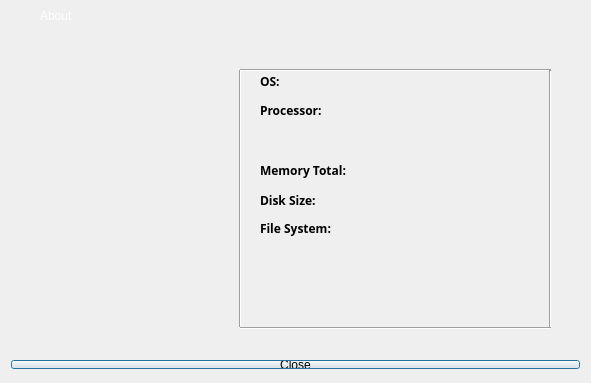
<?xml version="1.0" encoding="UTF-8"?>
<ui version="4.0">
 <class>info</class>
 <widget class="QDialog" name="info">
  <property name="geometry">
   <rect>
    <x>0</x>
    <y>0</y>
    <width>591</width>
    <height>383</height>
   </rect>
  </property>
  <property name="windowTitle">
   <string>info</string>
  </property>
  <widget class="QWidget" name="widget" native="true">
   <property name="geometry">
    <rect>
     <x>0</x>
     <y>0</y>
     <width>591</width>
     <height>31</height>
    </rect>
   </property>
   <widget class="QLabel" name="label">
    <property name="geometry">
     <rect>
      <x>40</x>
      <y>0</y>
      <width>67</width>
      <height>31</height>
     </rect>
    </property>
    <property name="styleSheet">
     <string notr="true">color: rgb(255, 255, 255);</string>
    </property>
    <property name="text">
     <string>About</string>
    </property>
   </widget>
   <widget class="QPushButton" name="pushButton">
    <property name="geometry">
     <rect>
      <x>0</x>
      <y>0</y>
      <width>41</width>
      <height>31</height>
     </rect>
    </property>
    <property name="text">
     <string/>
    </property>
    <property name="icon">
     <iconset resource="resource.qrc">
      <normaloff>:/go-previous.png</normaloff>:/go-previous.png</iconset>
    </property>
    <property name="autoDefault">
     <bool>false</bool>
    </property>
    <property name="flat">
     <bool>true</bool>
    </property>
   </widget>
  </widget>
  <widget class="QLabel" name="label_2">
   <property name="geometry">
    <rect>
     <x>20</x>
     <y>50</y>
     <width>201</width>
     <height>251</height>
    </rect>
   </property>
   <property name="text">
    <string/>
   </property>
   <property name="pixmap">
    <pixmap resource="resource.qrc">:/ubuntu-mate-logo.png</pixmap>
   </property>
  </widget>
  <widget class="QLabel" name="label_3">
   <property name="geometry">
    <rect>
     <x>260</x>
     <y>120</y>
     <width>281</width>
     <height>31</height>
    </rect>
   </property>
   <property name="text">
    <string/>
   </property>
  </widget>
  <widget class="QLabel" name="label_4">
   <property name="geometry">
    <rect>
     <x>260</x>
     <y>100</y>
     <width>81</width>
     <height>21</height>
    </rect>
   </property>
   <property name="font">
    <font>
     <family>Noto Sans</family>
     <weight>75</weight>
     <bold>true</bold>
    </font>
   </property>
   <property name="text">
    <string>Processor:</string>
   </property>
  </widget>
  <widget class="QLabel" name="label_5">
   <property name="geometry">
    <rect>
     <x>260</x>
     <y>160</y>
     <width>111</width>
     <height>21</height>
    </rect>
   </property>
   <property name="font">
    <font>
     <family>Noto Sans</family>
     <weight>75</weight>
     <bold>true</bold>
    </font>
   </property>
   <property name="text">
    <string>Memory Total:</string>
   </property>
  </widget>
  <widget class="QLabel" name="label_6">
   <property name="geometry">
    <rect>
     <x>370</x>
     <y>160</y>
     <width>211</width>
     <height>21</height>
    </rect>
   </property>
   <property name="text">
    <string/>
   </property>
  </widget>
  <widget class="QLabel" name="label_7">
   <property name="geometry">
    <rect>
     <x>260</x>
     <y>190</y>
     <width>71</width>
     <height>21</height>
    </rect>
   </property>
   <property name="font">
    <font>
     <family>Noto Sans</family>
     <weight>75</weight>
     <bold>true</bold>
    </font>
   </property>
   <property name="text">
    <string>Disk Size:</string>
   </property>
  </widget>
  <widget class="QLabel" name="label_8">
   <property name="geometry">
    <rect>
     <x>330</x>
     <y>190</y>
     <width>271</width>
     <height>21</height>
    </rect>
   </property>
   <property name="text">
    <string/>
   </property>
  </widget>
  <widget class="QLabel" name="label_9">
   <property name="geometry">
    <rect>
     <x>260</x>
     <y>66</y>
     <width>31</width>
     <height>31</height>
    </rect>
   </property>
   <property name="font">
    <font>
     <family>Noto Sans</family>
     <weight>75</weight>
     <bold>true</bold>
    </font>
   </property>
   <property name="text">
    <string>OS:</string>
   </property>
  </widget>
  <widget class="QLabel" name="label_10">
   <property name="geometry">
    <rect>
     <x>290</x>
     <y>70</y>
     <width>211</width>
     <height>41</height>
    </rect>
   </property>
   <property name="text">
    <string/>
   </property>
  </widget>
  <widget class="QWidget" name="verticalLayoutWidget">
   <property name="geometry">
    <rect>
     <x>0</x>
     <y>349</y>
     <width>591</width>
     <height>31</height>
    </rect>
   </property>
   <layout class="QVBoxLayout" name="verticalLayout">
    <item>
     <widget class="QPushButton" name="pushButton_2">
      <property name="text">
       <string>Close</string>
      </property>
     </widget>
    </item>
   </layout>
  </widget>
  <widget class="Line" name="line">
   <property name="geometry">
    <rect>
     <x>230</x>
     <y>70</y>
     <width>20</width>
     <height>257</height>
    </rect>
   </property>
   <property name="orientation">
    <enum>Qt::Vertical</enum>
   </property>
  </widget>
  <widget class="Line" name="line_2">
   <property name="geometry">
    <rect>
     <x>240</x>
     <y>62</y>
     <width>311</width>
     <height>16</height>
    </rect>
   </property>
   <property name="orientation">
    <enum>Qt::Horizontal</enum>
   </property>
  </widget>
  <widget class="Line" name="line_3">
   <property name="geometry">
    <rect>
     <x>540</x>
     <y>70</y>
     <width>20</width>
     <height>258</height>
    </rect>
   </property>
   <property name="orientation">
    <enum>Qt::Vertical</enum>
   </property>
  </widget>
  <widget class="Line" name="line_4">
   <property name="geometry">
    <rect>
     <x>240</x>
     <y>320</y>
     <width>311</width>
     <height>16</height>
    </rect>
   </property>
   <property name="orientation">
    <enum>Qt::Horizontal</enum>
   </property>
  </widget>
  <widget class="QLabel" name="label_11">
   <property name="geometry">
    <rect>
     <x>260</x>
     <y>220</y>
     <width>91</width>
     <height>17</height>
    </rect>
   </property>
   <property name="font">
    <font>
     <family>Noto Sans</family>
     <weight>75</weight>
     <bold>true</bold>
    </font>
   </property>
   <property name="text">
    <string>File System:</string>
   </property>
  </widget>
  <widget class="QLabel" name="label_12">
   <property name="geometry">
    <rect>
     <x>354</x>
     <y>220</y>
     <width>181</width>
     <height>21</height>
    </rect>
   </property>
   <property name="text">
    <string> </string>
   </property>
  </widget>
 </widget>
 <layoutdefault spacing="6" margin="11"/>
 <resources>
  <include location="resource.qrc"/>
 </resources>
 <connections/>
</ui>
